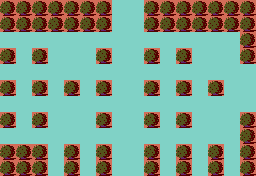

The image is a tile-based game level rendered from a .tmx file. Its description and complete source (layers, tilesets, objects, tile grids) follow:
An orthogonal 16x11 tile map with 16x16 px tiles, 2 tile layers (TileMap, CollisionMask), 2 tilesets, 1 image layer and 4 objects (PortalWest, PortalEast, PortalNorth, PortalSouth).

<map version="1.0" orientation="orthogonal" renderorder="right-down" width="16" height="11" tilewidth="16" tileheight="16" nextobjectid="6">
 <tileset firstgid="1" name="zelda-tiles" tilewidth="16" tileheight="16" tilecount="1024" columns="32">
  <image source="../Images/TileSets/TileSet_World.png" width="512" height="512" />
 </tileset>
 <tileset firstgid="1025" name="CollisionMaskTileSet" tilewidth="16" tileheight="16" tilecount="16" columns="4">
  <image source="../Images/TileSets/TileSet_CollisionMask.png" trans="ff00ff" width="64" height="64" />
 </tileset>
 <imagelayer name="RefImage" opacity="0.4" offsetx="-2304" offsety="-880">
  <image source="../Images/Maps/Zelda_OverWorld.png" width="4352" height="1408" />
 </imagelayer>
 <layer name="TileMap" width="16" height="11">
  <data encoding="csv">
412,412,412,412,412,412,412,86,86,412,412,412,412,412,412,412,
412,412,412,412,412,412,412,86,86,412,412,412,412,412,412,412,
86,86,86,86,86,86,86,86,86,86,86,86,86,86,86,412,
412,86,412,86,86,86,412,86,86,412,86,412,86,86,86,412,
86,86,86,86,86,86,86,86,86,86,86,86,86,86,86,86,
412,86,412,86,412,86,412,86,86,412,86,412,86,412,86,86,
86,86,86,86,86,86,86,86,86,86,86,86,86,86,86,86,
412,86,412,86,86,86,412,86,86,412,86,412,86,86,86,412,
86,86,86,86,86,86,86,86,86,86,86,86,86,86,86,412,
412,412,412,86,412,86,412,86,86,412,86,412,86,412,86,412,
412,412,412,86,412,86,412,86,86,412,86,412,86,412,86,412
</data>
 </layer>
 <layer name="CollisionMask" width="16" height="11" opacity="0.5">
  <data encoding="csv">
1026,1026,1026,1026,1026,1026,1026,1025,1025,1026,1026,1026,1026,1026,1026,1026,
1026,1026,1026,1026,1026,1026,1026,1025,1025,1026,1026,1026,1026,1026,1026,1026,
1025,1025,1025,1025,1025,1025,1025,1025,1025,1025,1025,1025,1025,1025,1025,1026,
1026,1025,1026,1025,1025,1025,1026,1025,1025,1026,1025,1026,1025,1025,1025,1026,
1025,1025,1025,1025,1025,1025,1025,1025,1025,1025,1025,1025,1025,1025,1025,1025,
1026,1025,1026,1025,1026,1025,1026,1025,1025,1026,1025,1026,1025,1026,1025,1025,
1025,1025,1025,1025,1025,1025,1025,1025,1025,1025,1025,1025,1025,1025,1025,1025,
1026,1025,1026,1025,1025,1025,1026,1025,1025,1026,1025,1026,1025,1025,1025,1026,
1025,1025,1025,1025,1025,1025,1025,1025,1025,1025,1025,1025,1025,1025,1025,1026,
1026,1026,1026,1025,1026,1025,1026,1025,1025,1026,1025,1026,1025,1026,1025,1026,
1026,1026,1026,1025,1026,1025,1026,1025,1025,1026,1025,1026,1025,1026,1025,1026
</data>
 </layer>
 <objectgroup name="Portals">
  <object id="1" name="PortalWest" x="0" y="4" width="2" height="167">
   <properties>
    <property name="TargetMap" value="Room_7-5" />
    <property name="TransitionType" type="int" value="2" />
   </properties>
  </object>
  <object id="3" name="PortalEast" x="254" y="2" width="2" height="167">
   <properties>
    <property name="TargetMap" value="Room_9-5" />
    <property name="TransitionType" type="int" value="0" />
   </properties>
  </object>
  <object id="4" name="PortalNorth" x="3" y="0" width="248" height="2">
   <properties>
    <property name="TargetMap" value="Room_8-4" />
    <property name="TransitionType" type="int" value="1" />
   </properties>
  </object>
  <object id="5" name="PortalSouth" x="3" y="174" width="250" height="2">
   <properties>
    <property name="TargetMap" value="Room_8-6" />
    <property name="TransitionType" type="int" value="3" />
   </properties>
  </object>
 </objectgroup>
</map>
